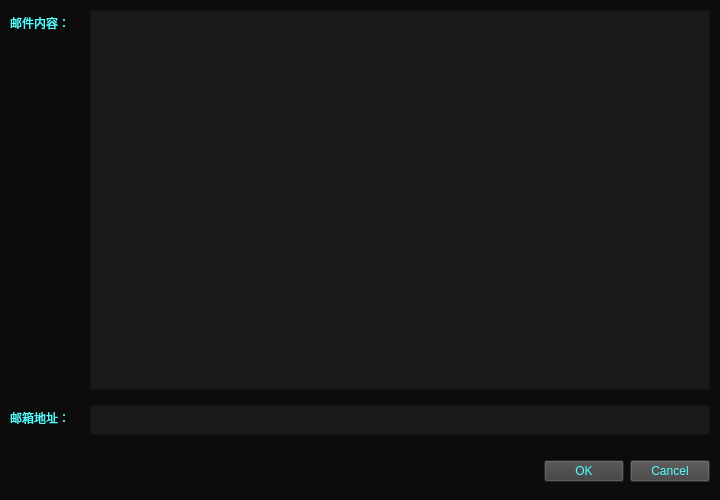
<?xml version="1.0" encoding="UTF-8"?>
<ui version="4.0">
 <class>sendEmailDialog</class>
 <widget class="QDialog" name="sendEmailDialog">
  <property name="geometry">
   <rect>
    <x>0</x>
    <y>0</y>
    <width>720</width>
    <height>500</height>
   </rect>
  </property>
  <property name="windowTitle">
   <string>Dialog</string>
  </property>
  <property name="styleSheet">
   <string notr="true">background-color: rgb(12, 12, 12);
color: rgb(85, 255, 255);</string>
  </property>
  <widget class="QDialogButtonBox" name="buttonBox">
   <property name="geometry">
    <rect>
     <x>90</x>
     <y>455</y>
     <width>620</width>
     <height>32</height>
    </rect>
   </property>
   <property name="styleSheet">
    <string notr="true">color: rgb(198, 198, 198);
font: 12pt &quot;宋体&quot;;
background-color: rgb(66, 66, 66);
selection-background-color: rgb(45, 45, 45);
color: rgb(85, 255, 255);</string>
   </property>
   <property name="orientation">
    <enum>Qt::Horizontal</enum>
   </property>
   <property name="standardButtons">
    <set>QDialogButtonBox::Cancel|QDialogButtonBox::Ok</set>
   </property>
  </widget>
  <widget class="QTextEdit" name="textEdit">
   <property name="geometry">
    <rect>
     <x>90</x>
     <y>10</y>
     <width>620</width>
     <height>380</height>
    </rect>
   </property>
   <property name="styleSheet">
    <string notr="true">gridline-color: rgb(25, 25, 25);
font: 12pt &quot;宋体&quot;;
background-color: rgb(25, 25, 25);
border-color: rgb(25, 25, 25);
color: rgb(200, 200, 200);</string>
   </property>
   <property name="html">
    <string>&lt;!DOCTYPE HTML PUBLIC &quot;-//W3C//DTD HTML 4.0//EN&quot; &quot;http://www.w3.org/TR/REC-html40/strict.dtd&quot;&gt;
&lt;html&gt;&lt;head&gt;&lt;meta name=&quot;qrichtext&quot; content=&quot;1&quot; /&gt;&lt;style type=&quot;text/css&quot;&gt;
p, li { white-space: pre-wrap; }
&lt;/style&gt;&lt;/head&gt;&lt;body style=&quot; font-family:'宋体'; font-size:12pt; font-weight:400; font-style:normal;&quot;&gt;
&lt;p style=&quot;-qt-paragraph-type:empty; margin-top:0px; margin-bottom:0px; margin-left:0px; margin-right:0px; -qt-block-indent:0; text-indent:0px;&quot;&gt;&lt;br /&gt;&lt;/p&gt;&lt;/body&gt;&lt;/html&gt;</string>
   </property>
  </widget>
  <widget class="QLineEdit" name="lineEdit">
   <property name="geometry">
    <rect>
     <x>90</x>
     <y>405</y>
     <width>620</width>
     <height>30</height>
    </rect>
   </property>
   <property name="styleSheet">
    <string notr="true">gridline-color: rgb(25, 25, 25);
font: 16pt &quot;宋体&quot;;
background-color: rgb(25, 25, 25);
border-color: rgb(25, 25, 25);
color: rgb(200, 200, 200);</string>
   </property>
  </widget>
  <widget class="QLabel" name="label_1">
   <property name="geometry">
    <rect>
     <x>10</x>
     <y>5</y>
     <width>70</width>
     <height>35</height>
    </rect>
   </property>
   <property name="styleSheet">
    <string notr="true">background-color: rgb(12, 12, 12);
font: 12pt &quot;微软雅黑&quot;;
color: rgb(85, 255, 255);</string>
   </property>
   <property name="text">
    <string>邮件内容：</string>
   </property>
  </widget>
  <widget class="QLabel" name="label_2">
   <property name="geometry">
    <rect>
     <x>10</x>
     <y>400</y>
     <width>70</width>
     <height>35</height>
    </rect>
   </property>
   <property name="styleSheet">
    <string notr="true">background-color: rgb(12, 12, 12);
font: 12pt &quot;微软雅黑&quot;;
color: rgb(85, 255, 255);</string>
   </property>
   <property name="text">
    <string>邮箱地址：</string>
   </property>
  </widget>
 </widget>
 <resources/>
 <connections>
  <connection>
   <sender>buttonBox</sender>
   <signal>accepted()</signal>
   <receiver>sendEmailDialog</receiver>
   <slot>accept()</slot>
   <hints>
    <hint type="sourcelabel">
     <x>248</x>
     <y>254</y>
    </hint>
    <hint type="destinationlabel">
     <x>157</x>
     <y>274</y>
    </hint>
   </hints>
  </connection>
  <connection>
   <sender>buttonBox</sender>
   <signal>rejected()</signal>
   <receiver>sendEmailDialog</receiver>
   <slot>reject()</slot>
   <hints>
    <hint type="sourcelabel">
     <x>316</x>
     <y>260</y>
    </hint>
    <hint type="destinationlabel">
     <x>286</x>
     <y>274</y>
    </hint>
   </hints>
  </connection>
 </connections>
</ui>
